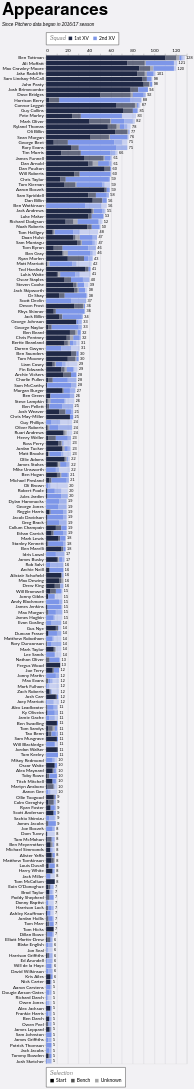

Vega-Lite specification stored for this chart:
### Vega-Lite specification from a JSON file in a GitHub repository (floating-point values rounded to 4 significant figures; data arrays with more than 128 entries replaced by an {"elided": "..."} marker saying what was removed)
{"config": {"axis": {"labelFont": "Lato, sans-serif", "titleFont": "PT Sans Narrow, Helvetica Neue, Helvetica, Arial, sans-serif", "labelFontSize": 13, "titleFontSize": 24, "gridColor": "#202947", "gridOpacity": 0.2}, "header": {"labelFont": "PT Sans Narrow, Helvetica Neue, Helvetica, Arial, sans-serif", "titleFont": "PT Sans Narrow, Helvetica Neue, Helvetica, Arial, sans-serif", "labelFontSize": 24, "titleFontSize": 28, "labelFontWeight": "bold", "orient": "left"}, "legend": {"labelFont": "Lato, sans-serif", "titleFont": "PT Sans Narrow, Helvetica Neue, Helvetica, Arial, sans-serif", "labelFontSize": 14, "titleFontSize": 16, "titlePadding": 5, "fillColor": "white", "strokeColor": "black", "padding": 10, "titleFontWeight": "lighter", "titleFontStyle": "italic", "titleColor": "gray", "offset": 10}, "title": {"font": "PT Sans Narrow, Helvetica Neue, Helvetica, Arial, sans-serif", "fontSize": 48, "fontWeight": "bold", "anchor": "start", "align": "center", "titlePadding": 20, "subtitlePadding": 10, "subtitleFontSize": 13, "subtitleColor": "", "subtitleFontStyle": "italic", "offset": 15, "color": "black"}, "axisX": {"labelAngle": 0}, "facet": {"title": null, "header": null, "align": {"row": "each", "column": "each"}}, "resolve": {"scale": {"y": "independent", "facet": "independent"}}, "background": "#f2f1f4"}, "layer": [{"mark": {"type": "bar"}, "encoding": {"color": {"field": "squad", "legend": {"labelExpr": "datum.value + ' XV'", "orient": "top", "title": "Squad", "titleOrient": "left"}, "scale": {"domain": ["1st", "2nd"], "range": ["#202946", "#7d96e8"]}, "sort": ["1st", "2nd"], "type": "nominal"}, "opacity": {"field": "start", "legend": {"orient": "bottom", "title": "Selection"}, "scale": {"domain": ["Start", "Bench", "Unknown"], "range": [1.0, 0.35, 0.2]}, "sort": ["Start", "Bench", "Unknown"], "type": "nominal"}, "order": {"field": "stack_order", "sort": "ascending", "type": "quantitative"}, "tooltip": [{"field": "player", "title": "Player", "type": "nominal"}, {"field": "squad", "title": "Squad", "type": "nominal"}, {"field": "start", "title": "Selection", "type": "nominal"}, {"aggregate": "sum", "field": "games", "title": "Games", "type": "quantitative"}, {"aggregate": "max", "field": "player_total", "title": "Total", "type": "quantitative"}], "x": {"aggregate": "sum", "axis": {"orient": "top", "title": null}, "field": "games", "type": "quantitative"}, "y": {"field": "player", "sort": {"field": "player_total", "op": "max", "order": "descending"}, "title": null, "type": "nominal"}}}, {"mark": {"type": "text", "align": "left", "baseline": "middle", "color": "black", "dx": 4, "fontSize": 11}, "encoding": {"text": {"field": "total_games", "format": ".0f", "type": "quantitative"}, "x": {"axis": {"orient": "top", "title": null}, "field": "total_games", "type": "quantitative"}, "y": {"field": "player", "sort": {"field": "player_total", "op": "max", "order": "descending"}, "title": null, "type": "nominal"}}, "transform": [{"aggregate": [{"op": "sum", "field": "games", "as": "total_games"}, {"op": "max", "field": "player_total", "as": "player_total"}], "groupby": ["player"]}]}], "data": {"name": "data-48cdbbcb801683a76cb9386d5e8d21f8"}, "height": {"step": 15}, "params": [{"name": "seasonParam", "value": []}, {"name": "gameTypesParam", "value": []}, {"name": "squadParam", "value": "All"}, {"name": "positionsParam", "value": []}, {"name": "minAppsParam", "value": 5}], "title": {"text": "Appearances", "subtitle": "Since Pitchero data began in 2016/17 season"}, "transform": [{"filter": "length(seasonParam) === 0 || indexof(seasonParam, datum.season) >= 0"}, {"filter": "length(gameTypesParam) === 0 || indexof(gameTypesParam, datum.game_type) >= 0"}, {"filter": "squadParam === \"All\" || datum.squad === squadParam"}, {"filter": "length(positionsParam) === 0 || indexof(positionsParam, datum.position) >= 0"}, {"joinaggregate": [{"op": "sum", "field": "games", "as": "player_total"}], "groupby": ["player"]}, {"filter": "datum.player_total >= minAppsParam"}], "width": 400, "$schema": "https://vega.github.io/schema/vega-lite/v5.20.1.json", "datasets": {"data-48cdbbcb801683a76cb9386d5e8d21f8": {"elided": "2353 records"}}}
